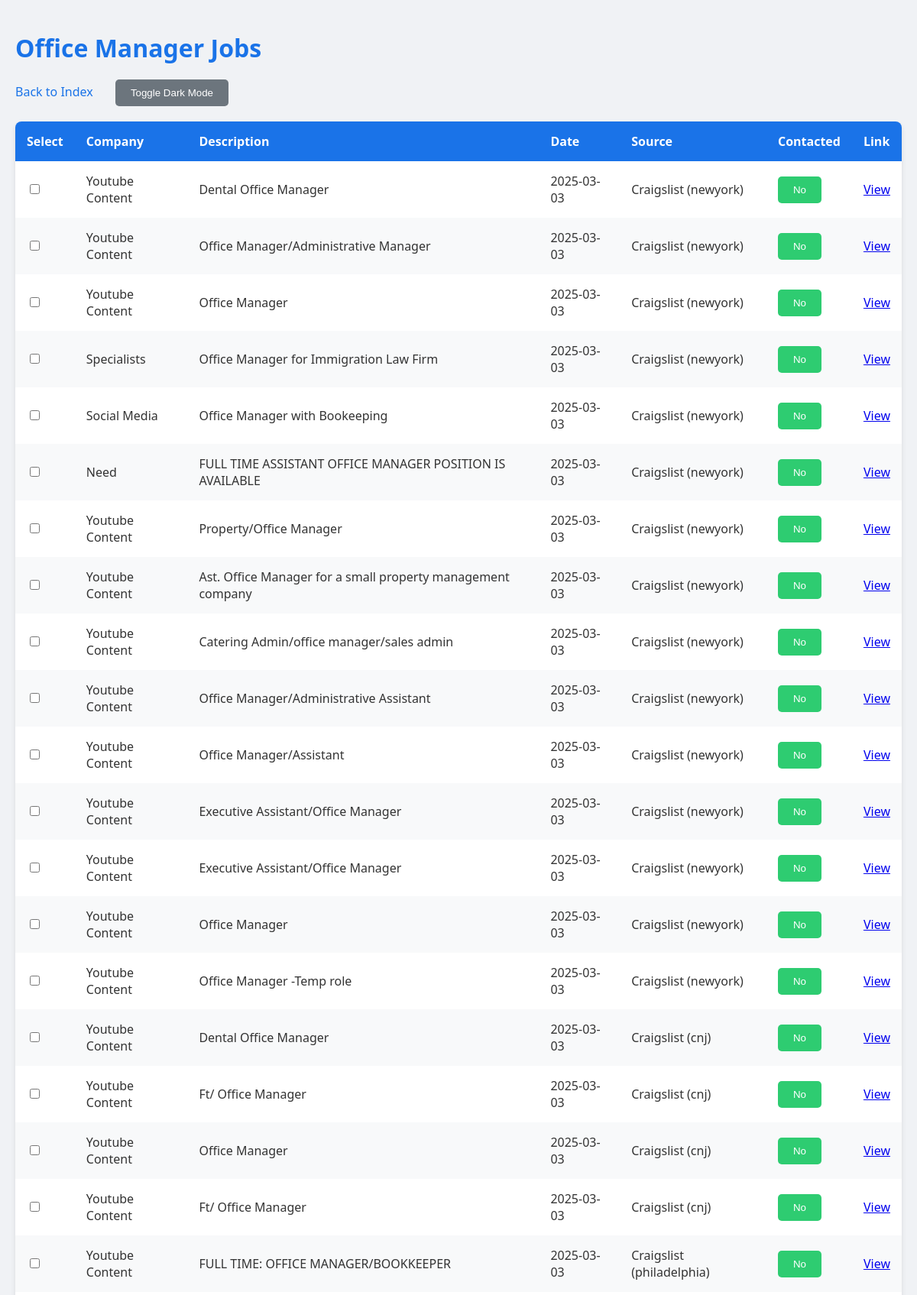
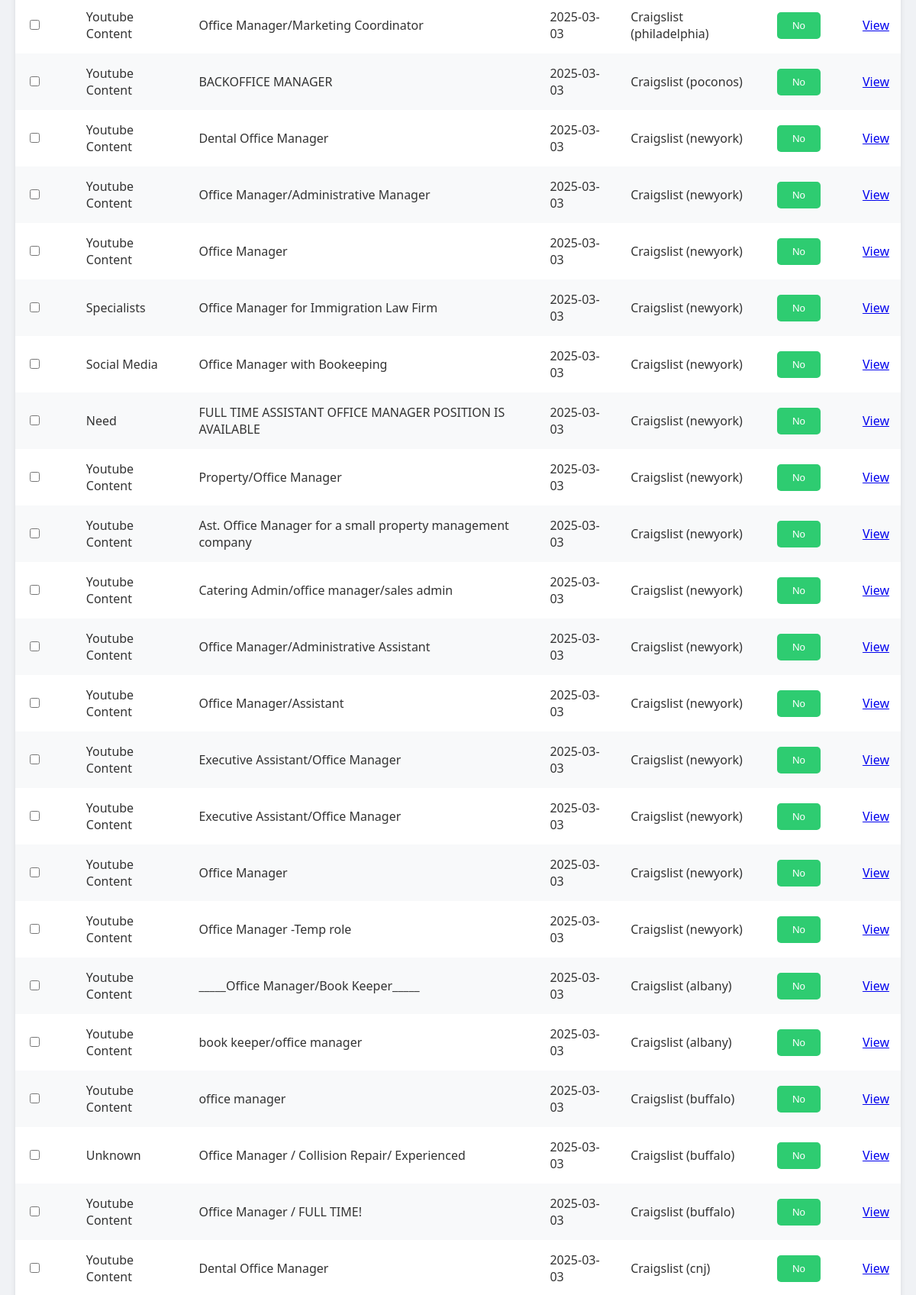
The page /office-managers (upper part) on the database its author committed (2 pictures, top to bottom).
### tables this page shows
CREATE TABLE office_manager_jobs (
            signal_id INTEGER PRIMARY KEY,
            company_id INTEGER,
            signal_type TEXT,
            description TEXT,
            date TEXT,
            url TEXT,
            source TEXT,
            contacted INTEGER DEFAULT 0,
            FOREIGN KEY (company_id) REFERENCES companies(company_id)
        );

### app.py (the view)
@app.route('/office-managers')
def office_managers_dashboard():
    conn = sqlite3.connect('data/abm_tool.db')
    c = conn.cursor()
    c.execute("SELECT DISTINCT i.signal_id, c.name, i.description, i.date, i.url, i.source, i.contacted FROM office_manager_jobs i JOIN companies c ON i.company_id = c.company_id ORDER BY i.date DESC")
    signals = c.fetchall()
    conn.close()
    print(f"Office manager jobs fetched: {len(signals)}")  # Debug
    return render_template('dashboard.html', signals=signals, signal_type='OfficeManagers', title='Office Manager Jobs')

### templates/dashboard.html (shortened to what this page needs)
<!DOCTYPE html>
<html lang="en">
  <head>
  </head>
  <body>
    <div class="container">
      <h1>{{ title }}</h1>
      <div class="nav">
        <a href="/">Back to Index</a>
        <button class="btn dark-mode-toggle" onclick="toggleDarkMode()">
          Toggle Dark Mode
        </button>
      </div>
      <form method="POST" action="/delete">
        <table>
          <thead>
            <tr>
              <th>Select</th>
              <th>Company</th>
              <th>Description</th>
              <th>Date</th>
              <th>
                {% if signal_type == 'Craigslist' %}City{% else %}Source{% endif
                %}
              </th>
              {% if signal_type != 'Craigslist' and signal_type != 'Ecom' and
              signal_type != 'X' %}
              <th>Contacted</th>
              {% endif %}
              <th>Link</th>
            </tr>
          </thead>
          <tbody>
            {% for signal in signals %}
            <tr>
              <td>
                <input
                  type="checkbox"
                  name="signal_ids"
                  value="{{ signal[0] }}"
                />
              </td>
              <td>{{ signal[1] }}</td>
              <td class="description">{{ signal[2] }}</td>
              <td>{{ signal[3] }}</td>
              <td>{{ signal[5] }}</td>
              {% if signal_type != 'Craigslist' and signal_type != 'Ecom' and
              signal_type != 'X' %}
              <td>
                <form
                  method="POST"
                  action="/toggle_contacted/{{ signal[0] }}"
                  style="display: inline"
                >
                  <button type="submit" class="btn contact-btn">
                    {{ 'Yes' if signal[6] else 'No' }}
                  </button>
                </form>
              </td>
              {% endif %}
              <td><a href="{{ signal[4] }}" target="_blank">View</a></td>
            </tr>
            {% endfor %}
          </tbody>
        </table>
        <br />
      </form>
    </div>
  </body>
</html>

### templates/dashboard.html (style rules this page uses)
body { font-family: "Segoe UI", Tahoma, Geneva, Verdana, sans-serif; background: #f0f2f5; color: #333; margin: 0; padding: 20px; transition: background 0.3s, color 0.3s; }
.container { max-width: 1200px; margin: 0 auto; }
h1 { font-size: 2em; margin-bottom: 20px; color: #1a73e8; }
.nav { margin-bottom: 20px; }
.nav a { color: #1a73e8; text-decoration: none; font-weight: 500; margin-right: 15px; }
table { width: 100%; border-collapse: collapse; background: white; box-shadow: 0 4px 6px rgba(0, 0, 0, 0.1); border-radius: 8px; overflow: hidden; }
th, td { padding: 15px; text-align: left; }
th { background: #1a73e8; color: white; font-weight: 600; }
tr:nth-child(even) { background: #f8f9fa; }
.description { max-width: 500px; word-wrap: break-word; }
.btn { padding: 10px 20px; border: none; border-radius: 5px; cursor: pointer; font-weight: 500; transition: background 0.2s; }
.contact-btn { background: #2ecc71; color: white; }
.dark-mode-toggle { background: #6c757d; color: white; margin-left: 10px; }

### rows shown on the page
office_manager_jobs: signal "Youtube Content", description "Dental Office Manager", date "2025-03-03", source "Craigslist (newyork)", contacted "No"
office_manager_jobs: signal "Youtube Content", description "Office Manager/Administrative Manager", date "2025-03-03", source "Craigslist (newyork)", contacted "No"
office_manager_jobs: signal "Youtube Content", description "Office Manager", date "2025-03-03", source "Craigslist (newyork)", contacted "No"
office_manager_jobs: signal "Specialists", description "Office Manager for Immigration Law Firm", date "2025-03-03", source "Craigslist (newyork)", contacted "No"
office_manager_jobs: signal "Social Media", description "Office Manager with Bookeeping", date "2025-03-03", source "Craigslist (newyork)", contacted "No"
office_manager_jobs: signal "Need", description "FULL TIME ASSISTANT OFFICE MANAGER POSITION IS AVAILABLE", date "2025-03-03", source "Craigslist (newyork)", contacted "No"
office_manager_jobs: signal "Youtube Content", description "Property/Office Manager", date "2025-03-03", source "Craigslist (newyork)", contacted "No"
office_manager_jobs: signal "Youtube Content", description "Ast. Office Manager for a small property management company", date "2025-03-03", source "Craigslist (newyork)", contacted "No"
office_manager_jobs: signal "Youtube Content", description "Catering Admin/office manager/sales admin", date "2025-03-03", source "Craigslist (newyork)", contacted "No"
office_manager_jobs: signal "Youtube Content", description "Office Manager/Administrative Assistant", date "2025-03-03", source "Craigslist (newyork)", contacted "No"
office_manager_jobs: signal "Youtube Content", description "Office Manager/Assistant", date "2025-03-03", source "Craigslist (newyork)", contacted "No"
office_manager_jobs: signal "Youtube Content", description "Executive Assistant/Office Manager", date "2025-03-03", source "Craigslist (newyork)", contacted "No"
office_manager_jobs: signal "Youtube Content", description "Executive Assistant/Office Manager", date "2025-03-03", source "Craigslist (newyork)", contacted "No"
office_manager_jobs: signal "Youtube Content", description "Office Manager", date "2025-03-03", source "Craigslist (newyork)", contacted "No"
office_manager_jobs: signal "Youtube Content", description "Office Manager -Temp role", date "2025-03-03", source "Craigslist (newyork)", contacted "No"
office_manager_jobs: signal "Youtube Content", description "Dental Office Manager", date "2025-03-03", source "Craigslist (cnj)", contacted "No"
office_manager_jobs: signal "Youtube Content", description "Ft/ Office Manager", date "2025-03-03", source "Craigslist (cnj)", contacted "No"
office_manager_jobs: signal "Youtube Content", description "Office Manager", date "2025-03-03", source "Craigslist (cnj)", contacted "No"
office_manager_jobs: signal "Youtube Content", description "Ft/ Office Manager", date "2025-03-03", source "Craigslist (cnj)", contacted "No"
office_manager_jobs: signal "Youtube Content", description "FULL TIME: OFFICE MANAGER/BOOKKEEPER", date "2025-03-03", source "Craigslist (philadelphia)", contacted "No"
office_manager_jobs: signal "Youtube Content", description "Office Manager/Marketing Coordinator", date "2025-03-03", source "Craigslist (philadelphia)", contacted "No"
office_manager_jobs: signal "Youtube Content", description "BACKOFFICE MANAGER", date "2025-03-03", source "Craigslist (poconos)", contacted "No"
office_manager_jobs: signal "Youtube Content", description "Dental Office Manager", date "2025-03-03", source "Craigslist (newyork)", contacted "No"
office_manager_jobs: signal "Youtube Content", description "Office Manager/Administrative Manager", date "2025-03-03", source "Craigslist (newyork)", contacted "No"
office_manager_jobs: signal "Youtube Content", description "Office Manager", date "2025-03-03", source "Craigslist (newyork)", contacted "No"
office_manager_jobs: signal "Specialists", description "Office Manager for Immigration Law Firm", date "2025-03-03", source "Craigslist (newyork)", contacted "No"
office_manager_jobs: signal "Social Media", description "Office Manager with Bookeeping", date "2025-03-03", source "Craigslist (newyork)", contacted "No"
office_manager_jobs: signal "Need", description "FULL TIME ASSISTANT OFFICE MANAGER POSITION IS AVAILABLE", date "2025-03-03", source "Craigslist (newyork)", contacted "No"
office_manager_jobs: signal "Youtube Content", description "Property/Office Manager", date "2025-03-03", source "Craigslist (newyork)", contacted "No"
office_manager_jobs: signal "Youtube Content", description "Ast. Office Manager for a small property management company", date "2025-03-03", source "Craigslist (newyork)", contacted "No"
office_manager_jobs: signal "Youtube Content", description "Catering Admin/office manager/sales admin", date "2025-03-03", source "Craigslist (newyork)", contacted "No"
office_manager_jobs: signal "Youtube Content", description "Office Manager/Administrative Assistant", date "2025-03-03", source "Craigslist (newyork)", contacted "No"
office_manager_jobs: signal "Youtube Content", description "Office Manager/Assistant", date "2025-03-03", source "Craigslist (newyork)", contacted "No"
office_manager_jobs: signal "Youtube Content", description "Executive Assistant/Office Manager", date "2025-03-03", source "Craigslist (newyork)", contacted "No"
office_manager_jobs: signal "Youtube Content", description "Executive Assistant/Office Manager", date "2025-03-03", source "Craigslist (newyork)", contacted "No"
office_manager_jobs: signal "Youtube Content", description "Office Manager", date "2025-03-03", source "Craigslist (newyork)", contacted "No"
office_manager_jobs: signal "Youtube Content", description "Office Manager -Temp role", date "2025-03-03", source "Craigslist (newyork)", contacted "No"
office_manager_jobs: signal "Youtube Content", description "_____Office Manager/Book Keeper_____", date "2025-03-03", source "Craigslist (albany)", contacted "No"
office_manager_jobs: signal "Youtube Content", description "book keeper/office manager", date "2025-03-03", source "Craigslist (albany)", contacted "No"
office_manager_jobs: signal "Youtube Content", description "office manager", date "2025-03-03", source "Craigslist (buffalo)", contacted "No"
office_manager_jobs: signal "Unknown", description "Office Manager / Collision Repair/ Experienced", date "2025-03-03", source "Craigslist (buffalo)", contacted "No"
office_manager_jobs: signal "Youtube Content", description "Office Manager / FULL TIME!", date "2025-03-03", source "Craigslist (buffalo)", contacted "No"
office_manager_jobs: signal "Youtube Content", description "Dental Office Manager", date "2025-03-03", source "Craigslist (cnj)", contacted "No"

### other values the page prints
{{ title }} "Office Manager Jobs"
